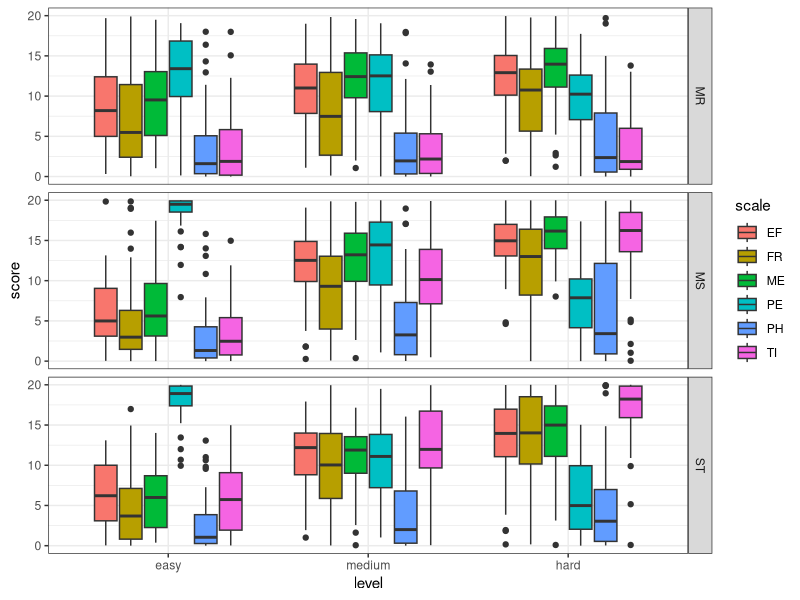

Write the R code that produced this figure. (Note: this script raises an error after producing the figure.)
library(tidyverse)
library(lavaan)
theme_set(theme_bw())

## rm(list=ls())


## reading data

MR <- read_csv("mentral_rotation_data.csv")
ST <- read_csv("sternberg_data.csv")
MS <- read_csv("mental_span_data.csv")
NASA_TLX <- read_csv("nasa_tlx_data.csv")
SEQ <- read_csv("sequence_data.csv")


# preprocess

NASA_TLX %>% 
  mutate(level = factor(level, levels = c("easy", "medium", "hard"), 
                        ordered = TRUE), # fix factor
         scl = str_to_lower(scale), # modify vars to match with previously created encoding
         tsk = str_to_lower(task),
         lvl = str_sub(level, start = 1, end = 1) %>% str_to_upper()) %>% 
         unite(item, scl, tsk, lvl) -> NASA_TLX # create a new var for CFA





# plotting

NASA_TLX %>%
  ggplot(aes(level, score, fill = scale)) +
  geom_boxplot() +
  facet_grid(task ~ .)



## CFA

NASA_TLX %>% 
  mutate(score_hat = round(score * 5)) %>% 
  pivot_wider(id_cols = id, names_from = item, values_from = score_hat) -> NASA_TLX_w
rm(NASA_TLX_w)

sapply(NASA_TLX_w %>% select(-id), function(x)
  sum(is.na(x))) %>%
  `/`(., nrow(NASA_TLX_w)) %>%
  round(2) %>%
  tibble(prop = .,
         item = names(.)) %>% 
  ggplot(aes(item, prop)) +
  geom_point() +
  coord_flip()


model1 <- "PE =~ pe_st_E + pe_st_M + pe_st_H + pe_mr_E + pe_mr_M + pe_mr_H + pe_ms_E + pe_ms_M + pe_ms_H
ME =~ me_st_E + me_st_M + me_st_H + me_mr_E + me_mr_M + me_mr_H + me_ms_E + me_ms_M + me_ms_H
PH =~ ph_st_E + ph_st_M + ph_st_H + ph_mr_E + ph_mr_M + ph_mr_H + ph_ms_E + ph_ms_M + ph_ms_H
EF =~ ef_st_E + ef_st_M + ef_st_H + ef_mr_E + ef_mr_M + ef_mr_H + ef_ms_E + ef_ms_M + ef_ms_H
TI =~ ti_st_E + ti_st_M + ti_st_H + ti_mr_E + ti_mr_M + ti_mr_H + ti_ms_E + ti_ms_M + ti_ms_H
FR =~ fr_st_E + fr_st_M + fr_st_H + fr_mr_E + fr_mr_M + fr_mr_H + fr_ms_E + fr_ms_M + fr_ms_H
OW =~ PE + ME + PH + EF + TI + FR"

cfa1 <- cfa(model1, NASA_TLX_w)






## RT

MR %>% 
  mutate(level = factor(level, 
                        ordered = TRUE, 
                        levels = c("easy", "medium", "hard"))) %>% 
  ggplot(aes(level, rt)) +
  stat_summary(fun.data = mean_cl_boot, geom = "errorbar") +
  stat_summary(fun = mean, geom = "point") +
  labs(x = "Уровень сложности",
       y = "Время реакции",
       title = "Задача мысленного вращения") +
  scale_x_discrete(labels = c(easy = "легкий", medium = "средний", hard = "сложный"))
ggsave("MR_rt.png", dpi = 300)

MR %>% 
  mutate(level = factor(level, 
                        ordered = TRUE, 
                        levels = c("easy", "medium", "hard"))) %>% 
  group_by(id, level) %>% 
  mutate(acc = mean(is_correct)) %>% 
  ggplot(aes(level, acc)) +
  stat_summary(fun.data = mean_cl_boot, geom = "errorbar") +
  stat_summary(fun = mean, geom = "point") +
  labs(x = "Уровень сложности",
       y = "Точность",
       title = "Задача мысленного вращения") +
  scale_x_discrete(labels = c(easy = "легкий", medium = "средний", hard = "сложный"))
ggsave("MR_acc.png", dpi = 300)

MS %>% 
  mutate(level = factor(level, 
                        ordered = TRUE, 
                        levels = c("easy", "medium", "hard"))) %>% 
  ggplot(aes(level, rt)) +
  stat_summary(fun.data = mean_cl_boot, geom = "errorbar") +
  stat_summary(fun = mean, geom = "point") +
  labs(x = "Уровень сложности",
       y = "Время реакции",
       title = "Задача Mental Span") +
  scale_x_discrete(labels = c(easy = "легкий", medium = "средний", hard = "сложный"))
ggsave("MS_rt.png", dpi = 300)

MS %>% 
  mutate(level = factor(level, 
                        ordered = TRUE, 
                        levels = c("easy", "medium", "hard"))) %>% 
  # group_by(id, level) %>% 
  # mutate(acc = mean(is_correct)) %>% 
  ggplot(aes(level, acc)) +
  stat_summary(fun.data = mean_cl_boot, geom = "errorbar") +
  stat_summary(fun = mean, geom = "point") +
  labs(x = "Уровень сложности",
       y = "Точность",
       title = "Задача Mental Span") +
  scale_x_discrete(labels = c(easy = "легкий", medium = "средний", hard = "сложный"))
ggsave("MS_acc.png", dpi = 300)

ST %>% 
  mutate(level = factor(level, 
                        ordered = TRUE, 
                        levels = c("easy", "medium", "hard"))) %>% 
  ggplot(aes(level, rt)) +
  stat_summary(fun.data = mean_cl_boot, geom = "errorbar") +
  stat_summary(fun = mean, geom = "point") +
  labs(x = "Уровень сложности",
       y = "Время реакции",
       title = "Задача Стернберга") +
  scale_x_discrete(labels = c(easy = "легкий", medium = "средний", hard = "сложный"))
ggsave("ST_rt.png", dpi = 300)

ST %>% 
  mutate(level = factor(level, 
                        ordered = TRUE, 
                        levels = c("easy", "medium", "hard"))) %>% 
  group_by(id, level) %>% 
  mutate(acc = mean(is_correct)) %>% 
  ggplot(aes(level, acc)) +
  stat_summary(fun.data = mean_cl_boot, geom = "errorbar") +
  stat_summary(fun = mean, geom = "point") +
  labs(x = "Уровень сложности",
       y = "Точность",
       title = "Задача Стернберга") +
  scale_x_discrete(labels = c(easy = "легкий", medium = "средний", hard = "сложный"))
ggsave("ST_acc.png", dpi = 300)
